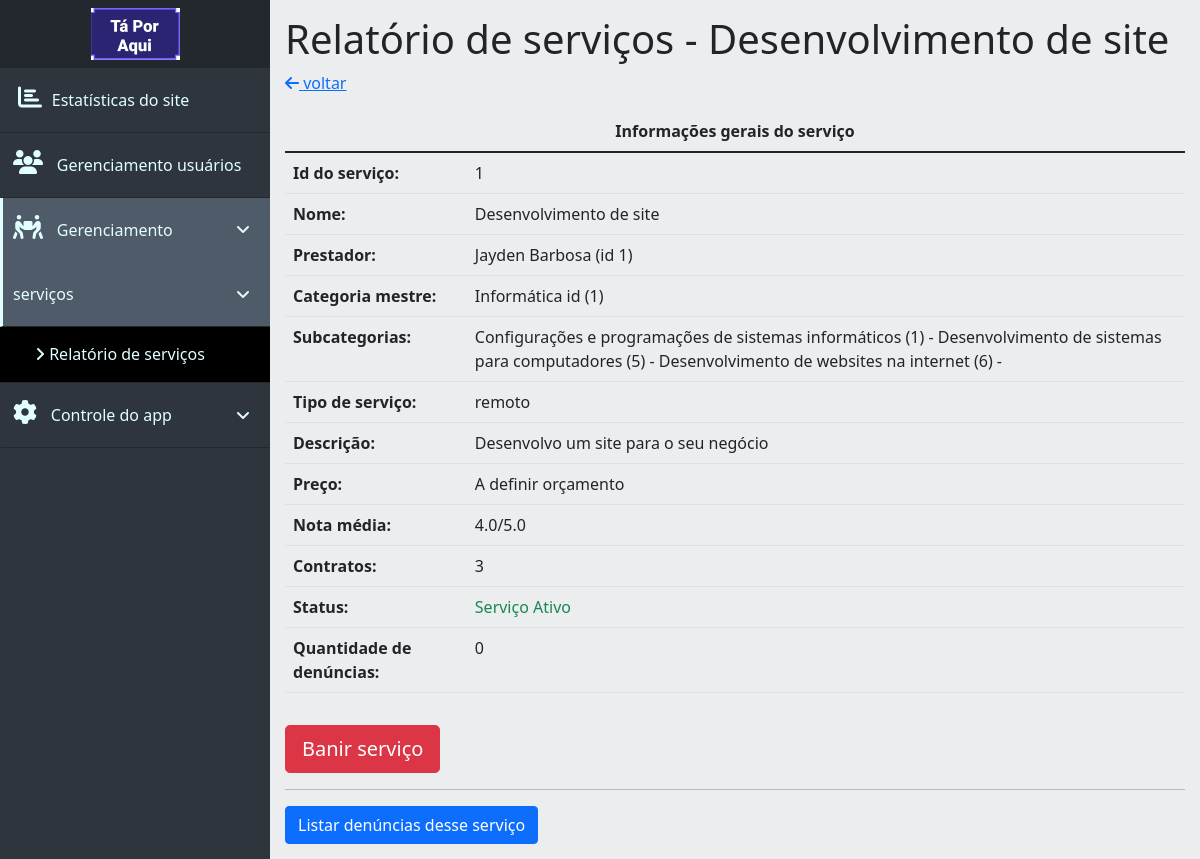
/dashboard/serviceManagement/service.php?id=1 (signed in), run on an earlier commit of the app's database.
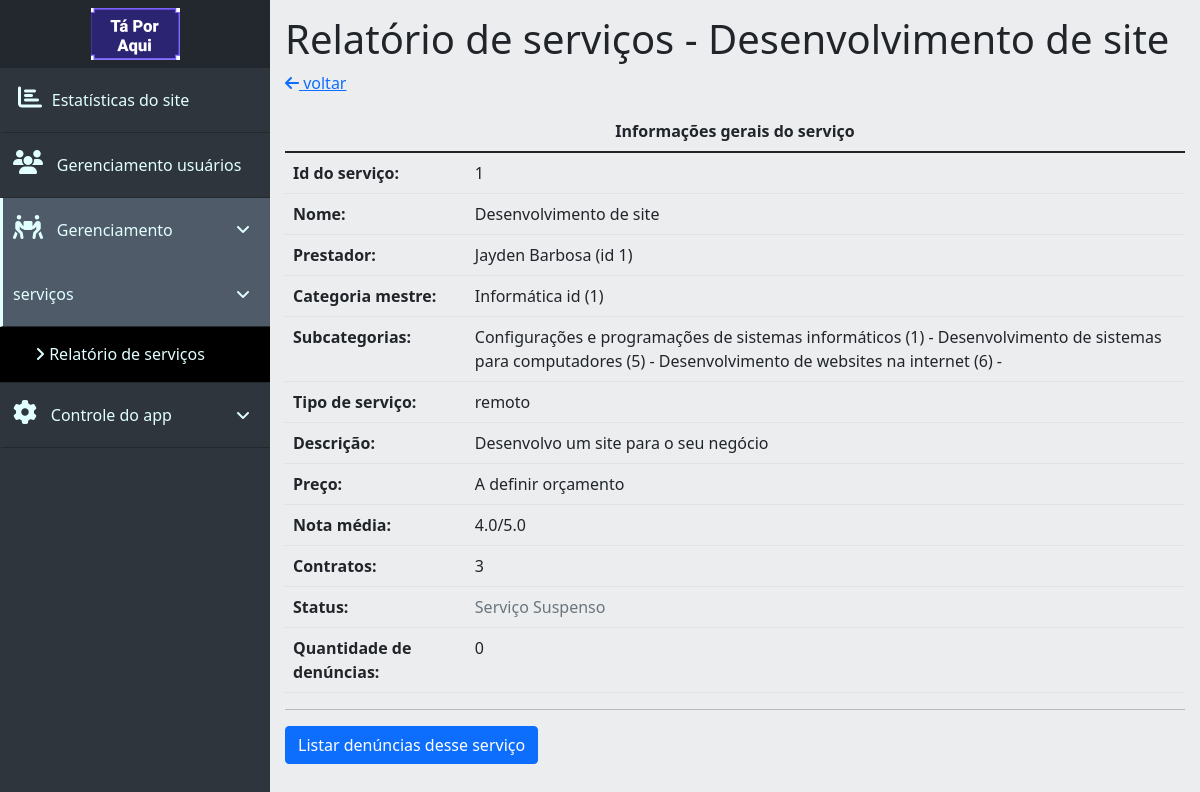
And on a later commit of the database.
### dashboard/assets/getData.php (called while the page is built, shortened)
<?php
class DashboardConnection {
    private $host = 'localhost';
    private $dbname = 'ta_por_aqui';
    private $user = 'root';
    private $password = '';
    public function connect(){
        try{
            $connect = new PDO(
                "mysql:host=$this->host;dbname=$this->dbname;",
                "$this->user",
                "$this->password"
            );
            $connect->exec('SET CHARACTER SET utf8');
            return $connect;
        } catch (PDOException $e){
            echo 'Não foi possivel se conectar com o servidor <br>';
            echo 'Código do erro: ' . $e->getCode() . '<br> Mensagem de erro: ' . $e->getMessage();
        }
    }
}
class ServiceReport {
    private $con;
    public $id_servico;
    public function __construct($id){
        $this->con = new DashboardConnection();
        $this->con = $this->con->connect();
        $this->id_servico = $id;
    }
    public function getServiceInfo(){
        $query = "SELECT s.id_servico, s.nome_servico, s.id_prestador_servico, u.nome_usuario, u.sobrenome_usuario, s.tipo_servico, s.desc_servico, s.orcamento_servico, s.crit_orcamento_servico, s.nota_media_servico, s.status_servico from servicos s join usuarios u on s.id_prestador_servico = u.id_usuario WHERE id_servico = $this->id_servico";
        $stmt = $this->con->query($query);
        return $stmt->fetch(PDO::FETCH_ASSOC);
    }
}

### dashboard/serviceManagement/service.php (the view, shortened to what the changed rows need)
<?php
require "../assets/getData.php";
$serviceReport = new ServiceReport($_GET['id']);
$serviceInfo = $serviceReport->getServiceInfo();
?>
<!DOCTYPE html>
<html lang="pt-br">
<head>
    <link href="https://cdn.jsdelivr.net/npm/bootstrap@5.1.1/dist/css/bootstrap.min.css" rel="stylesheet">
    <link rel="stylesheet" href="../style.css">
</head>
<body>
<div class="main" id="pagina">
    <h1>Relatório de serviços - <?=$serviceInfo['nome_servico']?></h1>
    <table class="table table-hover mt-3" style="max-width: 900px">
        <thead class="thead-dark">
        <tr>
            <th colspan="2" class="text-center">Informações gerais do serviço</th>
        </tr>
        </thead>
        <tbody>
        <tr>
            <th>Id do serviço:</th>
        </tr>
        <tr>
            <th>Nome:</th>
        </tr>
        <tr>
            <th>Prestador:</th>
        </tr>
        <tr>
            <th>Categoria mestre:</th>
        </tr>
        <tr>
            <th>Subcategorias:</th>
        </tr>
        <tr>
            <th>Tipo de serviço:</th>
        </tr>
        <tr>
            <th>Descrição:</th>
        </tr>
        <tr>
            <th>Preço:</th>
        </tr>
        <tr>
            <th>Nota média:</th>
        </tr>
        <tr>
            <th>Contratos:</th>
        </tr>
        <tr>
            <th>Status:</th>
            <td>
                <?php
                switch ($serviceInfo['status_servico']){
                    case 0:
                        echo "<span class='text-secondary'>Serviço Suspenso</span>";
                        break;
                    case 1:
                        echo "<span class='text-success'>Serviço Ativo</span>";
                        break;
                }
                ?>
            </td>
        </tr>
        <tr>
            <th>Quantidade de denúncias:</th>
        </tr>
        </tbody>
    </table>
    <?php if ($serviceInfo['status_servico'] == 1) {?>
        <form action="service.php?id=<?=$_GET['id']?>" method="post">
            <button type="submit" class="btn btn-danger btn-lg mt-3">Banir serviço</button>
        </form>
    <?php } else if ($serviceInfo['status_servico'] == 2){?>
        <form action="service.php?id=<?=$_GET['id']?>" method="post">
            <input type="hidden" name="changeServiceStatus" value="unban">
            <button type="submit" class="btn btn-danger btn-lg mt-3">Desbanir serviço</button>
        </form>
    <?php }?>
</div>
</body>
</html>

What changed in the data, as far as the page shows it:
changed servicos "Desenvolvimento de site": status_servico 1 → 0 (drawn)
Also different on the page:
text no longer shown: "Serviço Ativo Banir serviço"
text now shown: "Serviço Suspenso"
